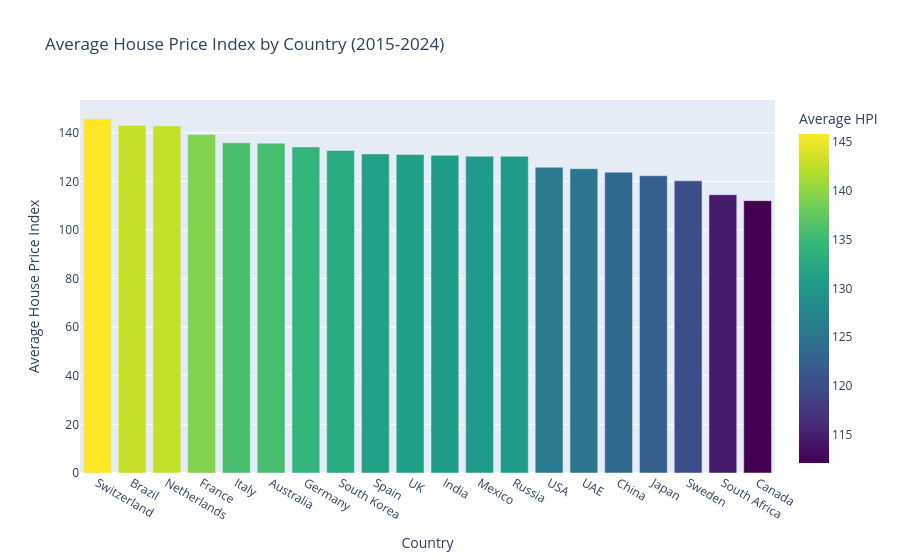

Notebook code cell kept with this figure:
### Markdown cell above
### 5.2 Average House Price Index by Country (Bar Plot)
Comparing the average House Price Index (HPI) across the different countries over the 2015-2024 period to identify regions with generally higher or lower housing price levels relative to the base year.

### Code cell
# Calculating average HPI per country
avg_hpi_country = df.groupby('Country')['House Price Index'].mean().reset_index().sort_values('House Price Index', ascending=False)

fig_avg_hpi = px.bar(avg_hpi_country,
                     x='Country',
                     y='House Price Index',
                     title='Average House Price Index by Country (2015-2024)', 
                     labels={'House Price Index': 'Average HPI'}, 
                     color='House Price Index', # Color by HPI value
                     color_continuous_scale=px.colors.sequential.Viridis) # Color scale

fig_avg_hpi.update_layout(xaxis_title="Country", yaxis_title="Average House Price Index") 
fig_avg_hpi.write_html("5.2.html")
fig_avg_hpi.show() # Displaying the plot

### Figure 1 — Plotly figure (JSON) as saved in the notebook; plotly's stock layout.template omitted (floating-point values rounded to 4 significant figures)
{"data": [{"alignmentgroup": "True", "hovertemplate": "Country=%{x}<br>Average HPI=%{marker.color}<extra></extra>", "legendgroup": "", "marker": {"color": [145.8, 143.1, 142.8, 139.3, 135.9, 135.8, 134.2, 132.7, 131.3, 131.1, 130.8, 130.4, 130.3, 125.8, 125.2, 123.8, 122.3, 120.2, 114.5, 112.1], "coloraxis": "coloraxis", "pattern": {"shape": ""}}, "name": "", "offsetgroup": "", "orientation": "v", "showlegend": false, "textposition": "auto", "type": "bar", "x": ["Switzerland", "Brazil", "Netherlands", "France", "Italy", "Australia", "Germany", "South Korea", "Spain", "UK", "India", "Mexico", "Russia", "USA", "UAE", "China", "Japan", "Sweden", "South Africa", "Canada"], "xaxis": "x", "y": [145.8, 143.1, 142.8, 139.3, 135.9, 135.8, 134.2, 132.7, 131.3, 131.1, 130.8, 130.4, 130.3, 125.8, 125.2, 123.8, 122.3, 120.2, 114.5, 112.1], "yaxis": "y"}], "layout": {"autosize": true, "barmode": "relative", "coloraxis": {"colorbar": {"title": {"text": "Average HPI"}}, "colorscale": [[0, "#440154"], [0.1111, "#482878"], [0.2222, "#3e4989"], [0.3333, "#31688e"], [0.4444, "#26828e"], [0.5556, "#1f9e89"], [0.6667, "#35b779"], [0.7778, "#6ece58"], [0.8889, "#b5de2b"], [1, "#fde725"]]}, "legend": {"tracegroupgap": 0}, "title": {"text": "Average House Price Index by Country (2015-2024)"}, "xaxis": {"anchor": "y", "autorange": true, "domain": [0, 1], "range": [-0.5, 19.5], "title": {"text": "Country"}, "type": "category"}, "yaxis": {"anchor": "x", "autorange": true, "domain": [0, 1], "range": [0, 153.5], "title": {"text": "Average House Price Index"}, "type": "linear"}}}
